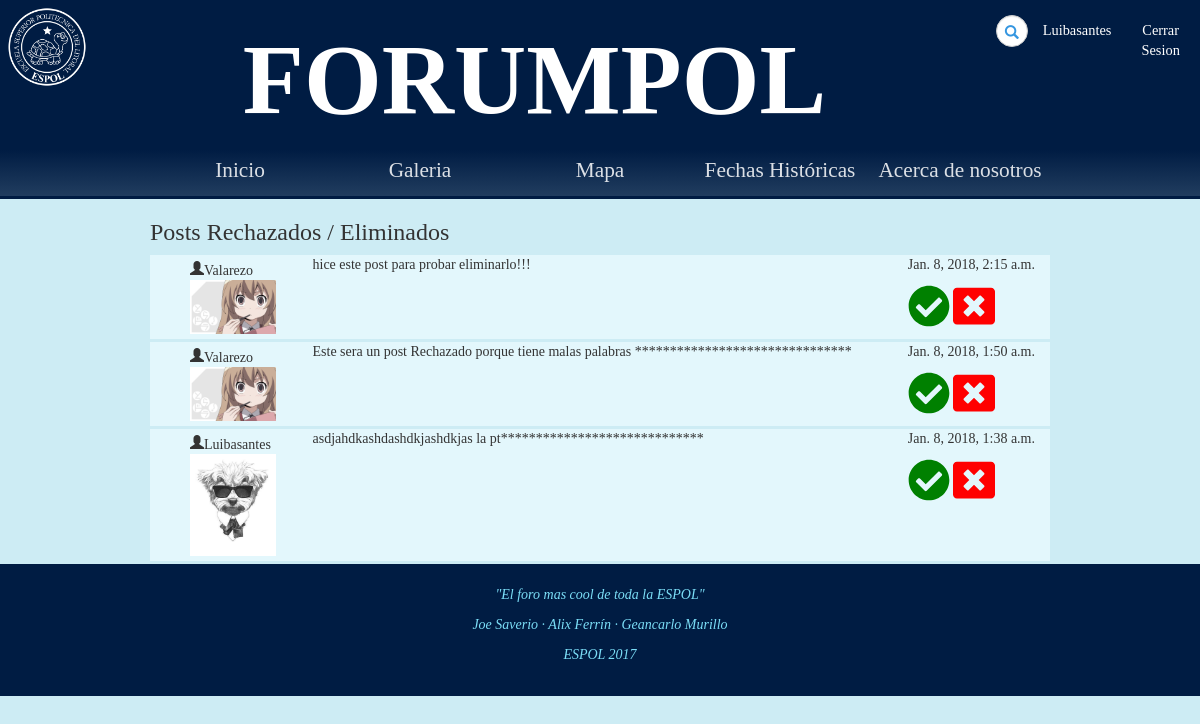
/foro/anuncios/rechazados/ (signed in), run on the app's committed database.
### Foro/models.py (models this page shows, shortened)
class Post(models.Model):
	reply_to = models.ForeignKey('self',blank=True, null=True,on_delete=models.SET_NULL)
	content = models.TextField(max_length=500, default='')
	image = models.ImageField(upload_to=upload_location, blank=True,null=True)
	owner = models.ForeignKey(User,null=True,on_delete=models.SET_NULL)
	date = models.DateTimeField(auto_now=True)
	aprobado = models.NullBooleanField(default=None,null=True)

### accounts/models.py (models this page shows, shortened)
class UserProfile(models.Model):
	user = models.OneToOneField(User,on_delete=models.CASCADE)
	city = models.CharField(max_length=25, default='')
	website = models.URLField(default='')
	phone = models.IntegerField(default=0)
	image = models.ImageField(upload_to= upload_location, blank=True)
	moderador = models.BooleanField(default=False)

### Foro/views.py (the view)
# urls.py: url(r'anuncios/rechazados/$', login_required(views.rechazados), name='rechazados'),
def rechazados(request):
	username = request.user
	if not (username.userprofile.moderador or username.is_staff):
		return HttpResponseForbidden()
	posts = Post.objects.filter(aprobado=False)
	if len(posts) > 0:
		return render(request, "Foro/aprobar.html", {'usuario':username,'posts':posts, 'titulo':"Posts Rechazados / Eliminados"})
	else:
		return render(request, "Foro/aprobar.html", {'usuario': username, 'titulo': "No hay posts Rechazados/Eliminados"})

### Foro/templates/Foro/aprobar.html (shortened to what this page needs)
{% extends 'Foro/base.html' %}
{% load static from staticfiles %}
{% block estilo %}<link rel="stylesheet" type="text/css" href="{% static 'css/hilo.css' %}">{% endblock %}
{% block body %}
    <div id="hilo" class="col-9">
        <h3 class="post-topic">{{ titulo }} </h3>
        {% for post in posts %}
            <div class="container-fluid rep">
                <div class="poster">
                    <div class="poster-info">
                        <span class="glyphicon glyphicon-user">{{post.owner.username}}</span>
                        {% if post.owner.userprofile.image %}
                            <a href="{{post.owner.userprofile.image.url}}"><img  src="{{post.owner.userprofile.image.url}}"  width=500 alt="ImagenResputa"></a>
                        {% endif %}
                    </div>
                </div>
                <div class="post-area">
                    <p>{{post.content}}</p>
                </div>
                <div class="post-num">
                    <p>{{post.date}}</p>
					<a id="{{ post.pk }}"  href="{% url 'foro:aprobado' post.id 1%}" role="button"><i class="fas fa-check-circle fa-3x icon" ></i></a>
					<a id="{{ post.pk }}"  href="{% url 'foro:aprobado' post.id 0%}" role="button"><i class="fas fa-window-close fa-3x icon"></i></a>
                </div>
            </div>
        {% endfor %}
    </div>
{% endblock %}

### Foro/templates/Foro/base.html (shortened to what this page needs)
<!DOCTYPE html>
<html>
	<head>
        {% load staticfiles %}
		<link rel="stylesheet" type="text/css" href="{% static 'css/bootstrap.css' %}">
		<link rel="stylesheet" type="text/css" href="{% static 'css/estilo.css' %}">
		{% block estilo %}{% endblock %}
	</head>
	<body>
		<div id="cabecera" class="col-12">
			<span class="logo col-1"><img class ="imagen" src="{% static 'images/espol.png' %}" alt="icono"></span>
			<h2 class = 'col-9'>FORUMPOL</h2>
			<div id="header-opts" class="col-4">
				<div id="buscar" class="col-6">
					<form action="search" class="search-form">
					    <div class="form-group has-feedback">
					        <input type="text" class="form-control" name="search" id="search" placeholder="Buscar...">
					        <span class="glyphicon glyphicon-search form-control-feedback"></span>
					    </div>
					</form>
				</div>
				<h4 class="col-3 user"><a href="{% url 'accounts:view_profile' user.id%}">{{ user }}</a></h4>
				<h4 class="col-3 log"><a href="{% url 'accounts:log_out' %}">Cerrar Sesion</a></h4>
			</div>
		</div>
		<nav id="navegation-bar" class="col-12">
			<ul id="menu">
				<li class="elemento-opcion"><a href="{% url 'foro:index' %}">Inicio</a></li>
				<li class="elemento-opcion"><a href="{% url 'foro:galeria' %}">Galeria</a></li>
				<li class="elemento-opcion"><a href="{% url 'foro:mapa' %}">Mapa</a></li>
				<li class="elemento-opcion"><a href="{% url 'foro:timeline' %}">Fechas Históricas</a></li>
				<li class="elemento-opcion"><a href="{% url 'foro:acerca_de' %}">Acerca de nosotros</a></li>
			</ul>
		</nav>
        {% block body %}
        {% endblock %}
		<footer>
			<p><i>"El foro mas cool de toda la ESPOL"</i></p>
			<p><i>Joe Saverio · Alix Ferrín · Geancarlo Murillo</i></p>
			<p><i>ESPOL 2017</i></p>
		</footer>
	</body>
</html>

### Foro/static/css/estilo.css (style rules this page uses)
* { box-sizing: border-box; }
.col-1 { width: 8.33%; }
.col-3 { width: 25%; }
.col-4 { width: 33.33%; }
.col-6 { width: 50%; }
.col-9 { width: 75%; }
.col-12 { width: 100%; }
#cabecera { background-color: #001C43; margin: 0px; overflow: hidden; display: flex; padding: 5px; }
#cabecera h4 a { font-family: "Libre Baskerville"; }
body { position: relative; top: -20px; bottom: -20px; background-color: white; background-size:cover; height: 100%; background-color: rgb(205, 236, 244); font-family: "Times New Roman"; }
#cabecera h2 { margin-top: 20px; font-size: 100px; color: white; text-align: center; font-weight: bold; font-family: "Libre Baskerville"; padding-left: 120px; }
#cabecera img { width: 100%; }
.user, .log { text-align: center; }
#menu { margin: 0; padding: 0; list-style: none; }
nav#navegation-bar { background: linear-gradient(#001C43, #213D5F); text-align: center; border-bottom-style: solid; border-bottom-color: #001C43; }
ul#menu { display: inline-block; width: 75%; }
ul li.elemento-opcion { padding: 0; margin: 0; float: left; width: 20%; height: 40px; text-align: center; line-height: 40px; font-size: 20px; }
ul li.elemento-opcion a { text-decoration: none; color: white; display: block; opacity: 0.85; font-size: 1.065em; }
footer { background-color: #001C43; color: #7bdef7; padding: 1.5em; text-align: center; position: absolute; width: 100%; }
#buscar { padding-top: 10px; }
.form-group { margin-bottom: 0; }
.search-form .form-group { float: right !important; transition: all 0.35s, border-radius 0s; width: 32px; height: 32px; background-color: #fff; box-shadow: 0 1px 1px rgba(0, 0, 0, 0.075) inset; border-radius: 25px; border: 1px solid #ccc; }
.search-form .form-group input.form-control { padding-right: 20px; border: 0 none; background: transparent; box-shadow: none; display:block; }
.search-form .form-group span.form-control-feedback { position: absolute; top: -1px; right: -2px; z-index: 2; display: block; width: 34px; height: 34px; line-height: 34px; text-align: center; color: #3596e0; left: initial; font-size: 14px; }
#header-opts h4 { padding-top: 5px; color: white; }
#header-opts { display: flex; }
#header-opts h4 { padding-left: 15px; }
#header-opts a { color: white; font-family: "Verdana"; font-size: 0.8em; }

### Foro/static/css/hilo.css (style rules this page uses)
#hilo { margin: 0 auto; }
.poster { width: 15%; }
.post-area { overflow: hidden; flex-grow: 1; }
.poster-info img { width: 85%; }
.rep div[class="poster"] { padding: 5px; }
.rep { padding-left: 35px; background-color: #E3F7FC; margin: 3px auto; display: flex; }
.rep .poster-info img { width: 73%; }
.fa-check-circle { color: green; }
.fa-window-close { color: red; }

### data on the page
Post: owner.username "Valarezo", owner.userprofile.image (picture), content "hice este post para probar eliminarlo!!!", date "Jan. 8, 2018, 2:15 a.m."
Post: owner.username "Valarezo", owner.userprofile.image (picture), content "Este sera un post Rechazado porque tiene malas palabras *******************************", date "Jan. 8, 2018, 1:50 a.m."
Post: owner.username "Luibasantes", owner.userprofile.image (picture), content "asdjahdkashdashdkjashdkjas la pt*****************************", date "Jan. 8, 2018, 1:38 a.m."

### other printed values
{{ user }} "Luibasantes"
{{ titulo }} "Posts Rechazados / Eliminados"
